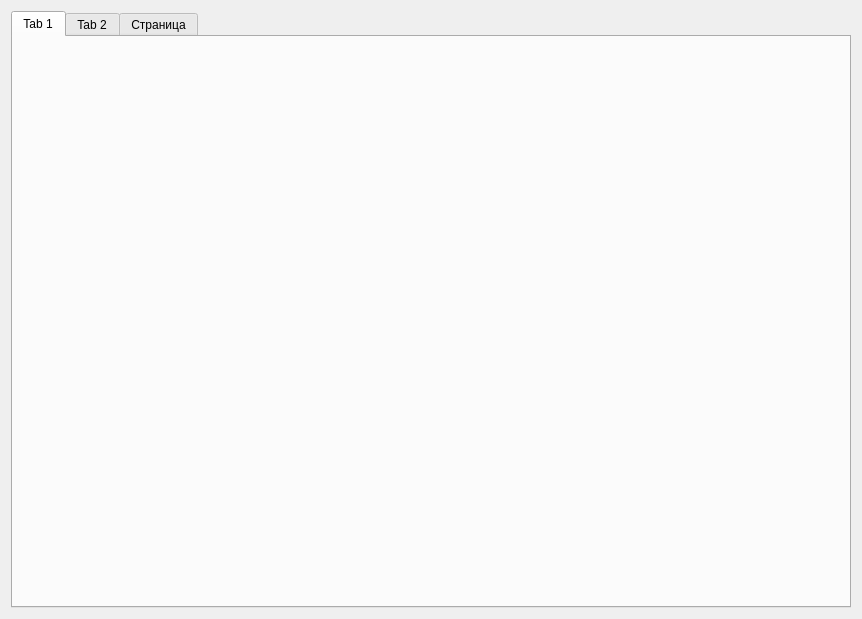
<?xml version="1.0" encoding="UTF-8"?>
<ui version="4.0">
 <class>settings</class>
 <widget class="QDialog" name="settings">
  <property name="geometry">
   <rect>
    <x>0</x>
    <y>0</y>
    <width>862</width>
    <height>619</height>
   </rect>
  </property>
  <property name="windowTitle">
   <string>Dialog</string>
  </property>
  <layout class="QHBoxLayout" name="horizontalLayout">
   <item>
    <widget class="QTabWidget" name="tabWidget">
     <property name="currentIndex">
      <number>0</number>
     </property>
     <widget class="QWidget" name="tab">
      <attribute name="title">
       <string>Tab 1</string>
      </attribute>
     </widget>
     <widget class="QWidget" name="tab_2">
      <attribute name="title">
       <string>Tab 2</string>
      </attribute>
     </widget>
     <widget class="QWidget" name="tab_3">
      <attribute name="title">
       <string>Страница</string>
      </attribute>
     </widget>
    </widget>
   </item>
  </layout>
 </widget>
 <resources/>
 <connections/>
</ui>
